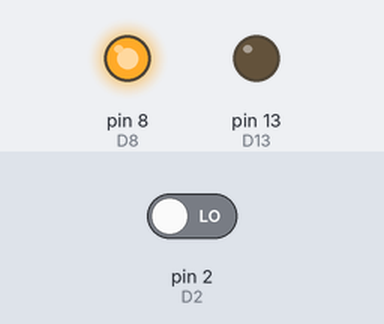
A sketch run on a simulated Arduino Uno, built with avr-gcc and run on an emulated ATmega328P. Parts: output pins drawn as LEDs (lit = HIGH). The test bench sets the inputs (shaded band); at power-on: pin 2 (D2) LOW.

Above: at 1.2 s.
1.3 s: pin 2 (D2) driven HIGH
At 1.6 s:
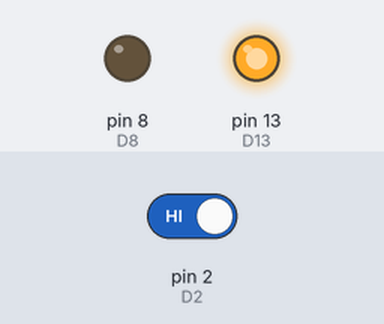
2.8 s: pin 2 (D2) driven LOW
At 5.1 s:
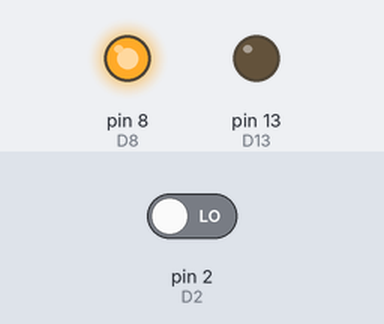
Timing chart, 0 to 6.6 s (numbered marks = the images above; inputs shaded):
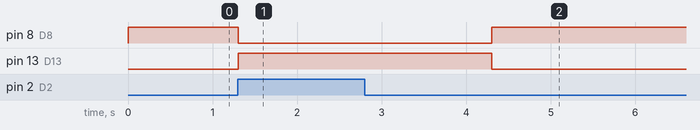

Measured:
- after the input at 1.3 s, pin 8 (D8): HIGH → LOW at once; pin 13 (D13): LOW → HIGH at once
- after the input at 2.8 s, pin 8 (D8): LOW → HIGH after 1.5 s; pin 13 (D13): HIGH → LOW after 1.5 s

The sketch:

Ornek3_GorevDugmesi.ino
```cpp
/*
  ROBOTİK KODLAMA 10 - 3. HAFTA - ÖRNEK 3 (ÖNCEKİ HAFTALARLA BİRLEŞTİRME): SERVİS ROBOTU GÖREV DÜĞMESİ  (2 LED + 1 düğme)
  ----------------------------------------------------------------------
  Senaryo : Robot hazırken yeşil LED yanar. Görev düğmesine basılınca yeşil söner, kırmızı LED 3 saniye
            "görevde" diye yanar, sonra robot yeniden hazır olur.
  Kazanım : 2. haftanın iki pin + delay bilgisini 3. haftanın düğme okumasıyla birleştirmek.

  MALZEME LİSTESİ
    Bileşen              Adet   Bağlandığı yer
    Arduino Uno           1     -
    Breadboard            1     -
    LED (yeşil)           1     Uzun bacak dirençten gelir, kısa bacak GND hattında (D8)
    LED (kırmızı)         1     Uzun bacak dirençten gelir, kısa bacak GND hattında (D13)
    Direnç 220 ohm        2     D8 ve D13 ile LED anotları arasında (her LED'in kendi direnci)
    Direnç 10 kilo-ohm    1     Düğmenin D2 tarafı ile GND arasında (pull-down)
    Düğme (4 bacaklı)     1     Bir taraf 5V, karşı taraf D2
    Jumper kablo          5     D8, D13 -> dirençler, D2 -> düğme, 5V -> düğme, GND -> mavi (-) hat

  DEVRE (düğme): Düğmenin bir bacağı 5V'a, karşı bacağı hem D2'ye hem 10 kilo-ohm dirence bağlanır;
  direncin diğer ucu GND'dedir (pull-down direnç). Düğme bırakılınca D2 direnç üzerinden 0 V'a çekilir (LOW),
  basılınca 5 V gelir (HIGH). Direnci unutma: D2 havada kalırsa okuma rastgele olur.
  TINKERCAD: Her LED için ayrı direnç kullan. Code > Text > kodu yapıştır > Start Simulation.
*/

void setup() {
  pinMode(2, INPUT);       // D2: görev düğmesi girişi
  pinMode(8, OUTPUT);      // D8: yeşil (hazır) LED çıkışı
  pinMode(13, OUTPUT);     // D13: kırmızı (görevde) LED çıkışı
}

void loop() {
  if (digitalRead(2) == HIGH) {   // görev düğmesine basıldı mı?
    digitalWrite(8, LOW);         // evet: yeşil söner (hazır değil)
    digitalWrite(13, HIGH);       // kırmızı yanar (görevde)
    delay(3000);                  // görev 3 saniye sürer
    digitalWrite(13, LOW);        // görev bitti: kırmızı söner
  } else {                        // düğmeye basılmadı
    digitalWrite(8, HIGH);        // yeşil yanık: robot hazır
    delay(10);                    // kısa bekle
  }
}

/*
  DEĞİŞTİR VE GÖZLE
  1) delay(3000) değerini 1000 yap. Görev kaç saniye sürer?
  2) digitalWrite(8, LOW); satırını sil. Görev sırasında yeşil LED ne yapar? Bu neden yanlış bir durum bildirir?
*/
```
